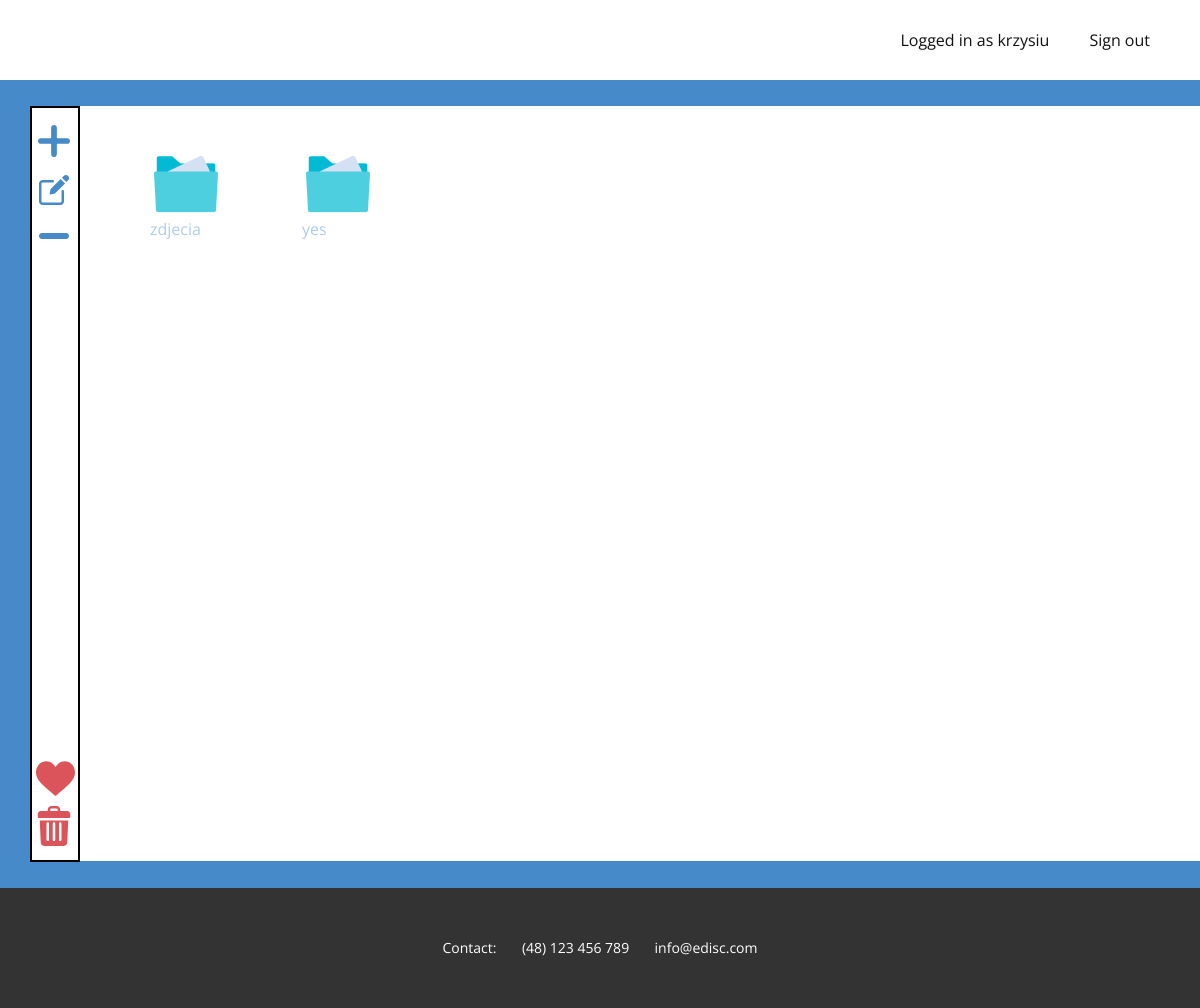
The app's page /drive (signed in), older data.
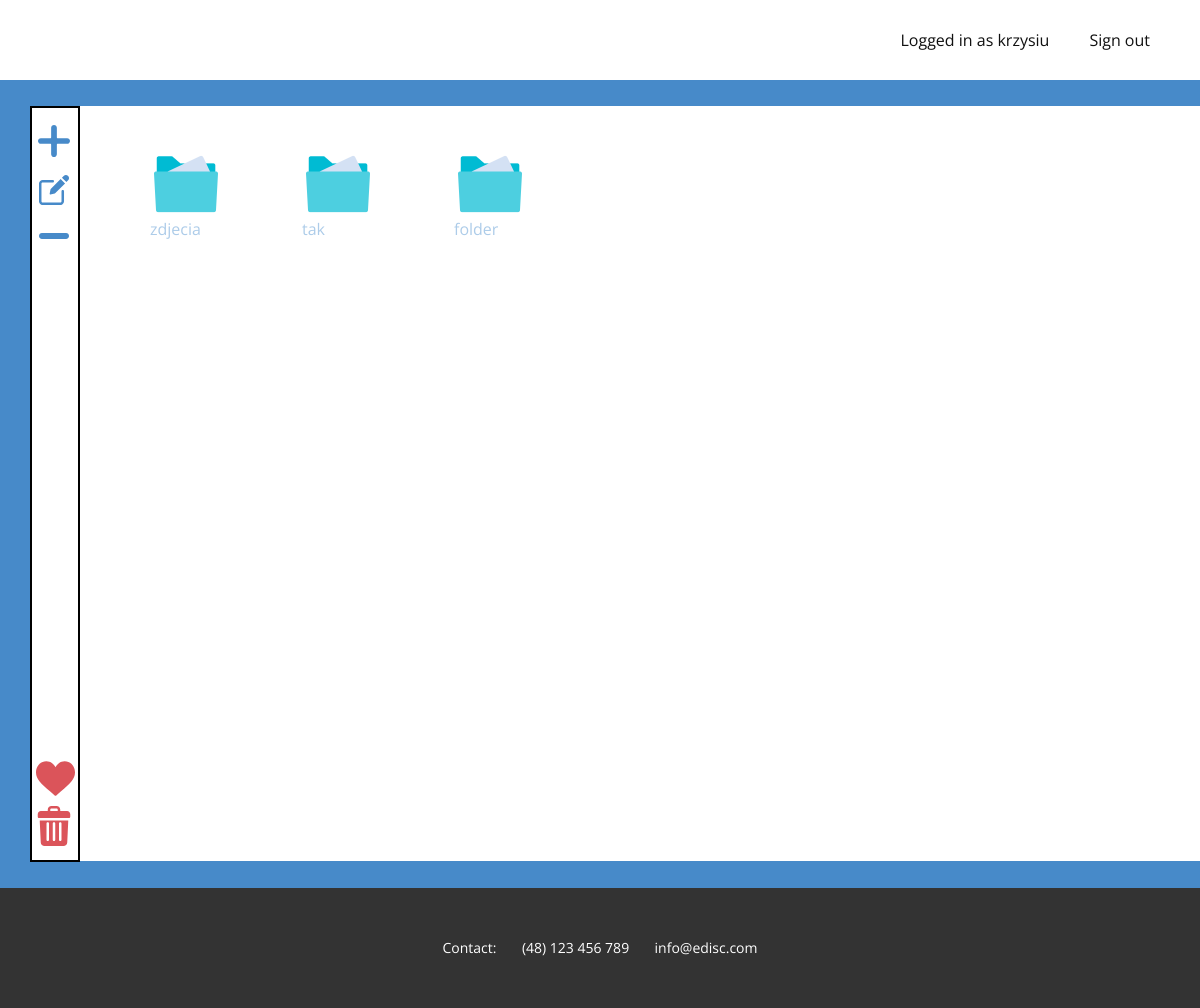
The same page, newer data.
### mainapp/models.py (models this page shows, shortened)
class Directory (models.Model):
    user = models.ForeignKey(User, on_delete=models.CASCADE)
    directoryName = models.CharField(max_length=20)

### mainapp/views.py (the view)
# urls.py: path('drive', views.drivePage, name='drive'),
@login_required(login_url='login')
def drivePage(request):
    if request.user.username == 'admin':
        return redirect('../admin')
    else:
        return render(request, 'mainapp/drive.html')

### mainapp/templates/mainapp/drive.html (shortened to what this page needs)
{% extends "./base.html" %}
{% block body_content %}
    {% for dir in user.directory_set.all %}
        <div class="floatLeft">
            <a href='drive/{{ dir.id }}'>
            <figure>
                    <img src="../../static/images/directory.png" width="72" height="65">
                    <figcaption>{{ dir.directoryName }}</figcaption>
            </figure>
        </a>
        </div>
    {% endfor %}
    <br><br><br><br><br><br><br><br><br><br><br><br><br><br>
{% endblock %}
{% block list_content %}
    <a href="drive/create_directory" class="listed_font">
        <span class="u-icon u-icon-circle u-text-palette-1-base u-icon-15"><svg class="u-svg-link" preserveAspectRatio="xMidYMin slice" viewBox="0 0 448 448" style=""><use xmlns:xlink="http://www.w3.org/1999/xlink" xlink:href="#svg-afdf"></use></svg></span>
    </a>
    <a href="#" class="listed_font">
        <span class="u-icon u-icon-circle u-text-palette-1-base u-icon-16"><svg class="u-svg-link" preserveAspectRatio="xMidYMin slice" viewBox="0 0 512 511" style=""><use xmlns:xlink="http://www.w3.org/1999/xlink" xlink:href="#svg-fa6a"></use></svg></span>
    </a>
    <a href="#" class="listed_font">
        <span class="u-icon u-icon-circle u-text-palette-1-base u-icon-17"><svg class="u-svg-link" preserveAspectRatio="xMidYMin slice" viewBox="0 0 124 124" style=""><use xmlns:xlink="http://www.w3.org/1999/xlink" xlink:href="#svg-d0e1"></use></svg></span>
    </a>
    <a href='drive/favourites' class="listed_font">
        <span class="u-icon u-icon-circle u-text-palette-2-base u-icon-18"><svg class="u-svg-link" preserveAspectRatio="xMidYMin slice" viewBox="0 0 512 512" style=""><use xmlns:xlink="http://www.w3.org/1999/xlink" xlink:href="#svg-d408"></use></svg></span>
    </a>
    <a href='drive/bin' class="listed_font">
        <span class="u-icon u-icon-circle u-text-palette-2-base u-icon-19"><svg class="u-svg-link" preserveAspectRatio="xMidYMin slice" viewBox="0 0 512 512" style=""><use xmlns:xlink="http://www.w3.org/1999/xlink" xlink:href="#svg-83be"></use></svg></span>
    </a>
{% endblock %}

### mainapp/templates/mainapp/base.html (shortened to what this page needs)
{% load static %}
<html style="font-size: 16px;">
  <head>
    <link rel="stylesheet" href="../../static/css/nicepage.css" media="screen">
<link rel="stylesheet" href="../../static/css/base_page.css" media="screen">
  </head>
  <body class="u-body"><header class="u-clearfix u-header u-header" id="sec-fa40"><div class="u-clearfix u-sheet u-sheet-1">
        <nav class="u-menu u-menu-dropdown u-offcanvas u-menu-1">
          <div class="u-custom-menu u-nav-container">
<li class="u-nav-item"><b class="u-button-style u-nav-link u-text-active-palette-1-base u-text-hover-palette-2-base" style="padding: 10px 20px;">Logged in as {{ user.username }}</b>
</li><li class="u-nav-item"><a class="u-button-style u-nav-link u-text-active-palette-1-base u-text-hover-palette-2-base" href='/logout' style="padding: 10px 20px;">Sign out</a></ul>
          </li></div>
        </nav>
      </div></header>
  <section class="u-clearfix u-palette-1-base u-section-1" id="sec-0456">
      <div class="u-clearfix u-sheet u-sheet-1">
        <div class="u-container-style u-group u-shape-rectangle u-white u-group-1">
          <div class="u-container-layout u-container-layout-1">
              {% block body_content %}
              {% endblock %}
              </div>
        </div>
        <div class="u-border-2 u-border-black u-container-style u-group u-shape-rectangle u-white u-group-2">
          <div class="u-container-layout u-container-layout-2">
              {% block list_content %}
              {% endblock %}
          </div>
        </div>
      </div>
    </section>
    <footer class="u-align-center u-clearfix u-footer u-grey-80 u-footer" id="sec-69b6"><div class="u-clearfix u-sheet u-sheet-1">
        <p class="u-small-text u-text u-text-variant u-text-1">Contact: &nbsp; &nbsp; &nbsp; (48) 123 456 789 &nbsp; &nbsp; &nbsp; info@edisc.com</p>
      </div></footer>
  </body>
</html>

### mainapp/static/css/base_page.css (style rules this page uses)
.u-section-1 .u-sheet-1 { min-height: 807px; }
.u-section-1 .u-group-1 { width: 1133px; min-height: 755px; height: auto; margin: 26px -43px 0 auto; }
.u-section-1 .u-container-layout-1 { padding: 30px; }
.u-section-1 .u-group-2 { width: 50px; min-height: 755px; height: auto; margin: -755px auto 26px 0; }
.u-section-1 .u-container-layout-2 { padding: 23px 30px 14px; }
.u-section-1 .u-icon-15 { height: 32px; width: 32px; margin: -6px auto 0 -24px; }
.u-section-1 .u-icon-16 { height: 30px; width: 30px; margin: 18px auto 0 -23px; }
.u-section-1 .u-icon-17 { height: 30px; width: 30px; margin: 16px auto 0 -23px; }
.u-section-1 .u-icon-18 { height: 39px; width: 39px; margin: 508px auto 0 -26px; }
.u-section-1 .u-icon-19 { height: 40px; width: 40px; margin: 8px -12px 0 -28px; }

### mainapp/templates/mainapp/base.html (style rules this page uses)
div.floatLeft { float: left; }

Row changes from the older to the newer data that the page shows:
changed Directory: directoryName "yes" → "tak"
added Directory: directoryName "folder"
